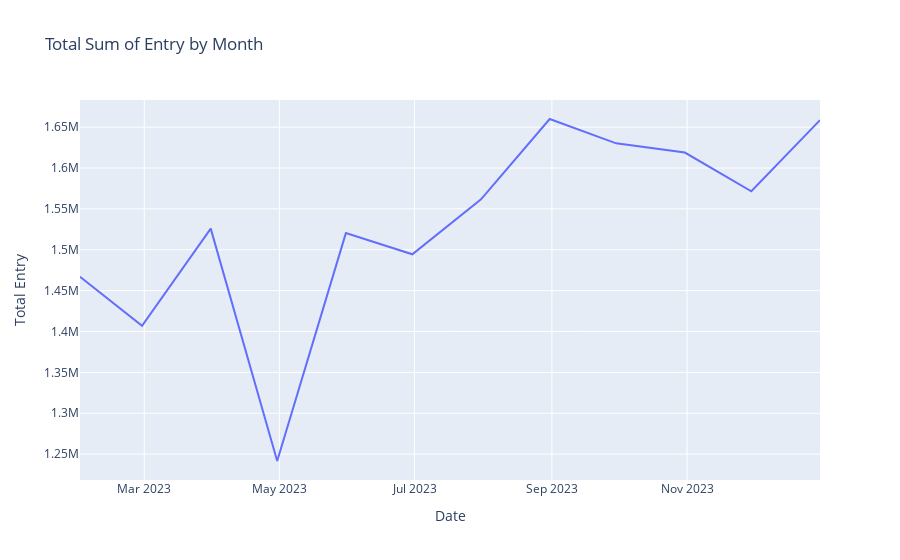

Notebook code cell kept with this figure:
### Code cell
# Plot the total sum of 'Entry' by month
fig_month = px.line(monthly_data, x='Date', y='Entry',
                    title='Total Sum of Entry by Month', labels={'Entry': 'Total Entry'})
fig_month.update_xaxes(title_text='Date')
fig_month.update_yaxes(title_text='Total Entry')
fig_month.show()

### Figure 1 — Plotly figure (JSON) as saved in the notebook; plotly's stock layout.template omitted (floating-point values rounded to 4 significant figures)
{"data": [{"hovertemplate": "Date=%{x}<br>Total Entry=%{y}<extra></extra>", "legendgroup": "", "line": {"color": "#636efa", "dash": "solid"}, "marker": {"symbol": "circle"}, "mode": "lines", "name": "", "orientation": "v", "showlegend": false, "type": "scatter", "x": ["2023-01-31T00:00:00", "2023-02-28T00:00:00", "2023-03-31T00:00:00", "2023-04-30T00:00:00", "2023-05-31T00:00:00", "2023-06-30T00:00:00", "2023-07-31T00:00:00", "2023-08-31T00:00:00", "2023-09-30T00:00:00", "2023-10-31T00:00:00", "2023-11-30T00:00:00", "2023-12-31T00:00:00"], "xaxis": "x", "y": [1466919, 1406923, 1525850, 1241611, 1520365, 1494518, 1561701, 1659979, 1630212, 1618931, 1571549, 1658644], "yaxis": "y"}], "layout": {"legend": {"tracegroupgap": 0}, "title": {"text": "Total Sum of Entry by Month"}, "xaxis": {"anchor": "y", "domain": [0, 1], "title": {"text": "Date"}}, "yaxis": {"anchor": "x", "domain": [0, 1], "title": {"text": "Total Entry"}}}}
